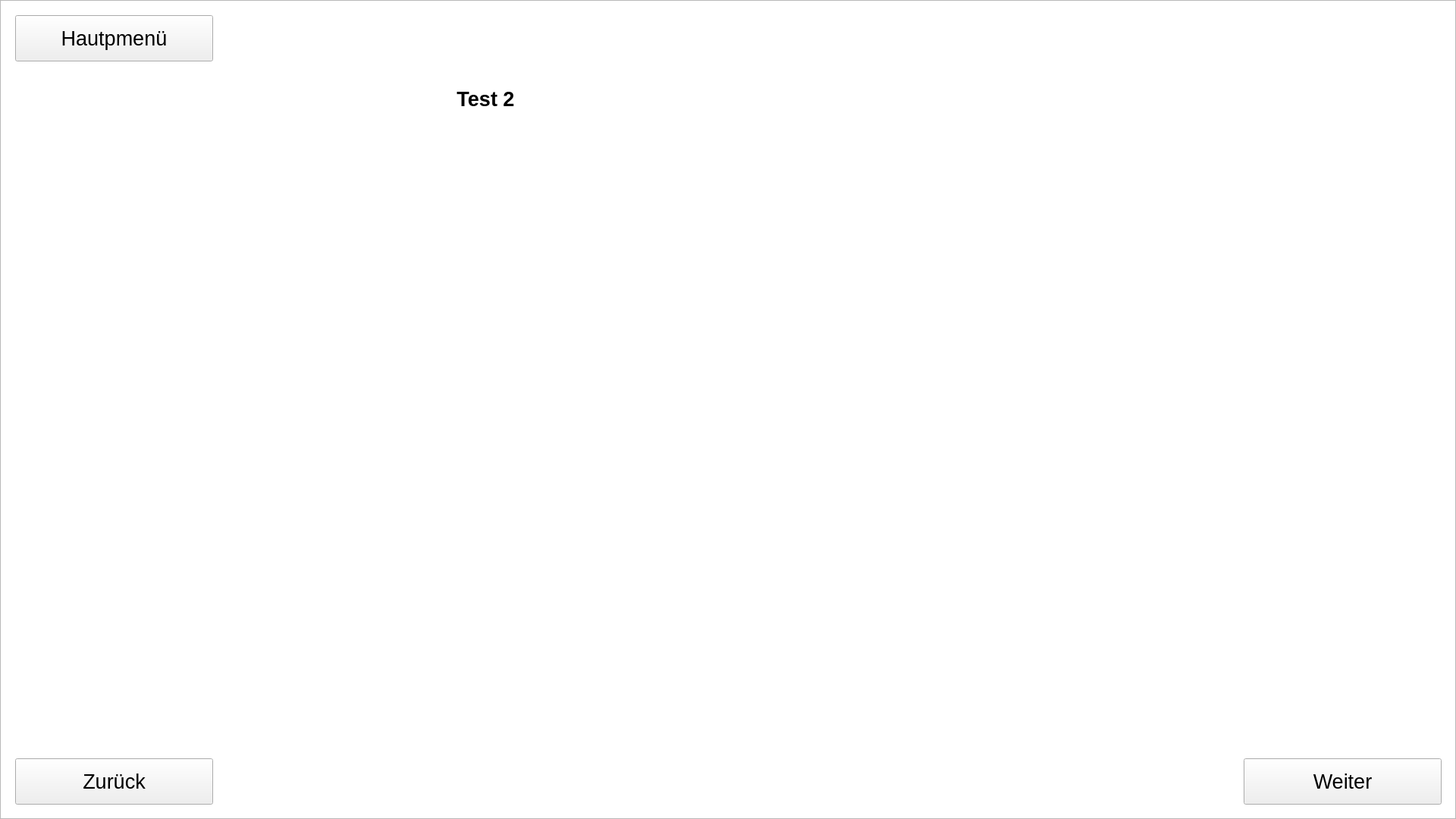
<?xml version="1.0" encoding="UTF-8"?>
<ui version="4.0">
 <class>Frame</class>
 <widget class="QFrame" name="Frame">
  <property name="geometry">
   <rect>
    <x>0</x>
    <y>0</y>
    <width>1920</width>
    <height>1080</height>
   </rect>
  </property>
  <property name="windowTitle">
   <string>Frame</string>
  </property>
  <widget class="QGraphicsView" name="background">
   <property name="geometry">
    <rect>
     <x>0</x>
     <y>0</y>
     <width>1920</width>
     <height>1080</height>
    </rect>
   </property>
   <property name="styleSheet">
    <string notr="true">QGraphicsView {
        border-image: url(:/map_green/map_green.png) 0 0 0 0 stretch stretch;
    }</string>
   </property>
   <property name="interactive">
    <bool>true</bool>
   </property>
   <property name="renderHints">
    <set>QPainter::TextAntialiasing</set>
   </property>
   <property name="resizeAnchor">
    <enum>QGraphicsView::AnchorViewCenter</enum>
   </property>
   <property name="background" stdset="0">
    <pixmap/>
   </property>
  </widget>
  <widget class="QPushButton" name="previous_page">
   <property name="geometry">
    <rect>
     <x>20</x>
     <y>1000</y>
     <width>261</width>
     <height>61</height>
    </rect>
   </property>
   <property name="font">
    <font>
     <pointsize>20</pointsize>
    </font>
   </property>
   <property name="text">
    <string>Zurück</string>
   </property>
  </widget>
  <widget class="QPushButton" name="main_page">
   <property name="geometry">
    <rect>
     <x>20</x>
     <y>20</y>
     <width>261</width>
     <height>61</height>
    </rect>
   </property>
   <property name="font">
    <font>
     <pointsize>20</pointsize>
    </font>
   </property>
   <property name="text">
    <string>Hautpmenü</string>
   </property>
  </widget>
  <widget class="QPushButton" name="next_page">
   <property name="geometry">
    <rect>
     <x>1640</x>
     <y>1000</y>
     <width>261</width>
     <height>61</height>
    </rect>
   </property>
   <property name="font">
    <font>
     <pointsize>20</pointsize>
    </font>
   </property>
   <property name="text">
    <string>Weiter</string>
   </property>
   <property name="checkable">
    <bool>false</bool>
   </property>
  </widget>
  <widget class="QGroupBox" name="bubble_container">
   <property name="geometry">
    <rect>
     <x>310</x>
     <y>10</y>
     <width>691</width>
     <height>261</height>
    </rect>
   </property>
   <property name="font">
    <font/>
   </property>
   <property name="styleSheet">
    <string notr="true">QGroupBox {border: none; border-radius: 0px; }</string>
   </property>
   <property name="title">
    <string/>
   </property>
   <property name="flat">
    <bool>false</bool>
   </property>
   <widget class="QGraphicsView" name="speech_bubble">
    <property name="geometry">
     <rect>
      <x>0</x>
      <y>0</y>
      <width>761</width>
      <height>311</height>
     </rect>
    </property>
    <property name="autoFillBackground">
     <bool>false</bool>
    </property>
    <property name="styleSheet">
     <string notr="true">QGraphicsView {
        border-image: url(:/speech_bubble/speech_bubble.png) 0 0 0 0 stretch stretch;
    }</string>
    </property>
    <property name="frameShape">
     <enum>QFrame::NoFrame</enum>
    </property>
    <property name="sizeAdjustPolicy">
     <enum>QAbstractScrollArea::AdjustToContents</enum>
    </property>
    <property name="interactive">
     <bool>false</bool>
    </property>
    <property name="renderHints">
     <set>QPainter::Antialiasing</set>
    </property>
    <property name="resizeAnchor">
     <enum>QGraphicsView::AnchorViewCenter</enum>
    </property>
   </widget>
   <widget class="QLabel" name="text">
    <property name="geometry">
     <rect>
      <x>30</x>
      <y>-20</y>
      <width>601</width>
      <height>281</height>
     </rect>
    </property>
    <property name="palette">
     <palette>
      <active>
       <colorrole role="WindowText">
        <brush brushstyle="SolidPattern">
         <color alpha="255">
          <red>0</red>
          <green>0</green>
          <blue>0</blue>
         </color>
        </brush>
       </colorrole>
      </active>
      <inactive>
       <colorrole role="WindowText">
        <brush brushstyle="SolidPattern">
         <color alpha="255">
          <red>0</red>
          <green>0</green>
          <blue>0</blue>
         </color>
        </brush>
       </colorrole>
      </inactive>
      <disabled>
       <colorrole role="WindowText">
        <brush brushstyle="SolidPattern">
         <color alpha="255">
          <red>128</red>
          <green>128</green>
          <blue>128</blue>
         </color>
        </brush>
       </colorrole>
      </disabled>
     </palette>
    </property>
    <property name="font">
     <font>
      <pointsize>20</pointsize>
      <weight>75</weight>
      <bold>true</bold>
     </font>
    </property>
    <property name="text">
     <string>Test 2</string>
    </property>
    <property name="textFormat">
     <enum>Qt::PlainText</enum>
    </property>
    <property name="alignment">
     <set>Qt::AlignCenter</set>
    </property>
    <property name="wordWrap">
     <bool>true</bool>
    </property>
   </widget>
  </widget>
 </widget>
 <resources>
  <include location="raw/map_green.qrc"/>
 </resources>
 <connections/>
</ui>
